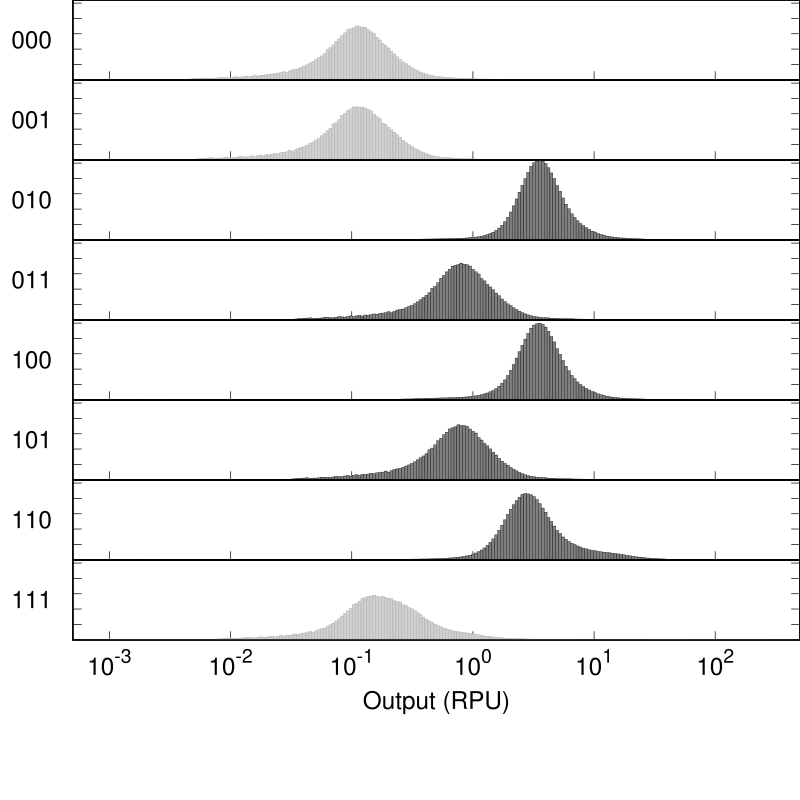

The script that saved this image:
set output "SimAnnealing_0x00_001_A000_YFP_truth.eps"
set terminal postscript  eps  enhanced color "Helvetica, 35" size 8,8
reset
set xtics nomirror
set tics scale 2
set logscale x
set format y "" 
set format x "" 
set xtics (0.001, 0.01, 0.1, 0, 1, 10, 100)
set ytics 0.01
set border 15 lw 2
set lmargin 5
set bmargin 0
set rmargin 0
set tmargin 0
max=500 #max value
min=0.0005 #min value
set xrange [min:max]
set yrange [-0.0002:0.0520155]
set style fill solid 0.5 #fillstyle
set multiplot layout 10,1 rowsfirst
set ylabel "000" rotate by 0
plot "SimAnnealing_0x00_001_A000_YFP_truth.txt" u (10**$1):2 w boxes lc rgb "dark-gray" notitle
set ylabel "001" rotate by 0
plot "SimAnnealing_0x00_001_A000_YFP_truth.txt" u (10**$1):3 w boxes lc rgb "dark-gray" notitle
set ylabel "010" rotate by 0
plot "SimAnnealing_0x00_001_A000_YFP_truth.txt" u (10**$1):4 w boxes lc rgb "black" notitle
set ylabel "011" rotate by 0
plot "SimAnnealing_0x00_001_A000_YFP_truth.txt" u (10**$1):5 w boxes lc rgb "black" notitle
set ylabel "100" rotate by 0
plot "SimAnnealing_0x00_001_A000_YFP_truth.txt" u (10**$1):6 w boxes lc rgb "black" notitle
set ylabel "101" rotate by 0
plot "SimAnnealing_0x00_001_A000_YFP_truth.txt" u (10**$1):7 w boxes lc rgb "black" notitle
set ylabel "110" rotate by 0
plot "SimAnnealing_0x00_001_A000_YFP_truth.txt" u (10**$1):8 w boxes lc rgb "black" notitle
set ylabel "111" rotate by 0
set format x "10^{%T}" 
set xlabel "Output (RPU)" 
plot "SimAnnealing_0x00_001_A000_YFP_truth.txt" u (10**$1):9 w boxes lc rgb "dark-gray" notitle
unset multiplot
